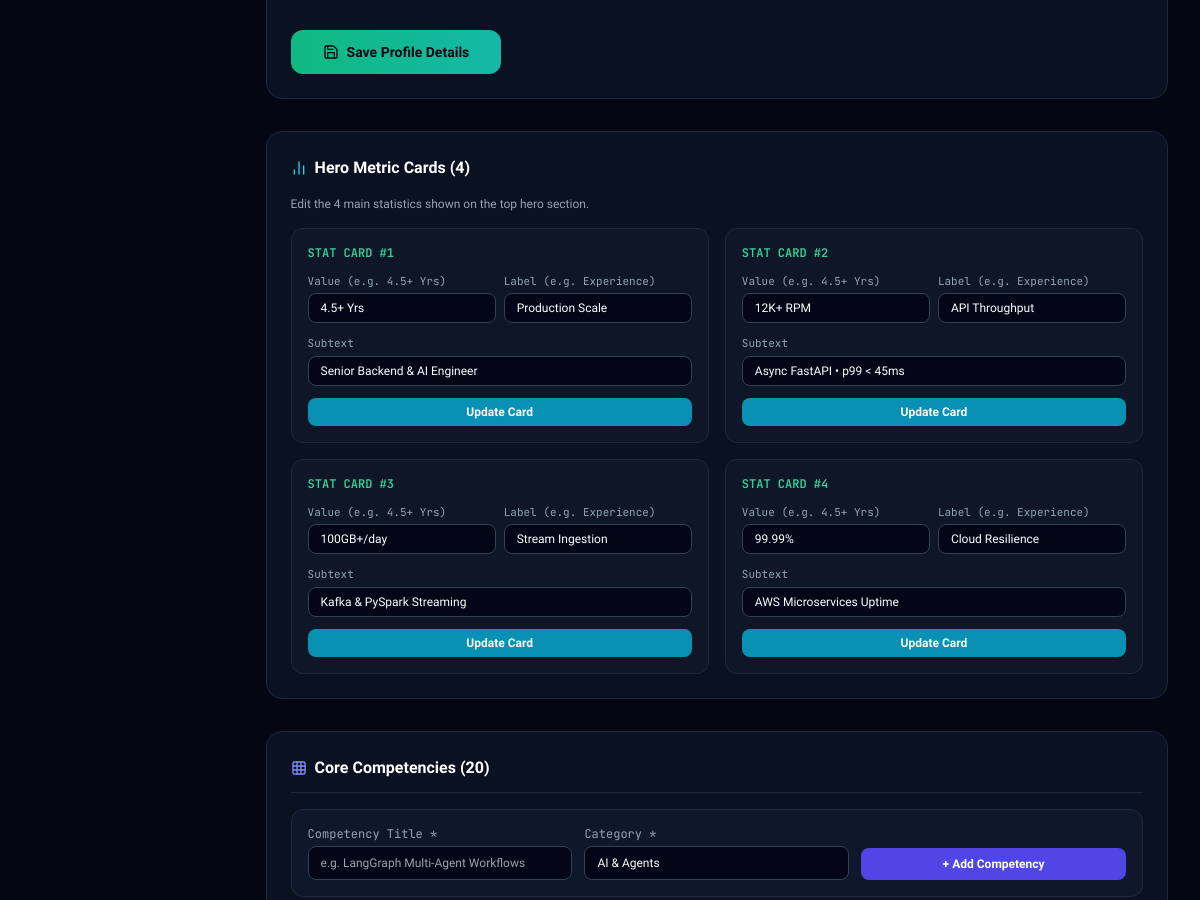
The page /admin/profile (signed in, middle part) on the database as committed earlier.
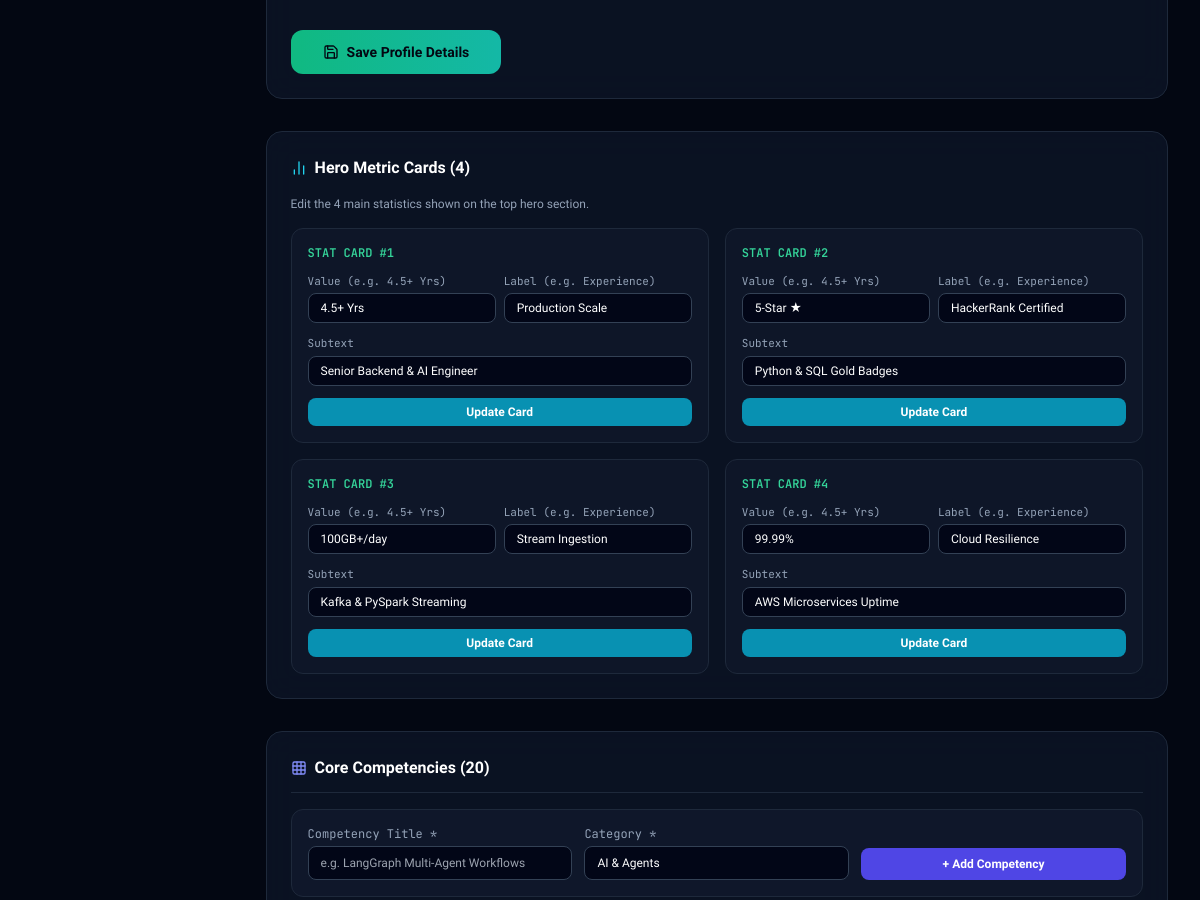
The same page on the database as committed later.
### app/models/profile.py (models this page shows)
class MetricStat(Base):
    __tablename__ = "metric_stats"
    id = Column(Integer, primary_key=True, index=True)
    label = Column(String(100), nullable=False)
    value = Column(String(50), nullable=False)
    subtext = Column(String(150), nullable=True)
    icon = Column(String(50), default="activity")
    display_order = Column(Integer, default=0)

### app/admin/router.py (the view)
@admin_router.get("/profile", response_class=HTMLResponse)
async def admin_profile_view(
    request: Request,
    admin_user: str = Depends(require_admin),
    db: Session = Depends(get_db),
):
    profile = PortfolioService.get_profile(db)
    metrics = PortfolioService.get_metrics(db)
    competencies = PortfolioService.get_core_competencies(db)
    return templates.TemplateResponse(
        request=request,
        name="admin/profile.html",
        context={
            "admin_user": admin_user,
            "profile": profile,
            "metrics": metrics,
            "competencies": competencies,
            "msg": None,
        },
    )

### app/templates/admin/profile.html (shortened to what this page needs)
{% extends "admin/base.html" %}
{% block content %}
<div class="space-y-8">
    <form action="/admin/profile" method="post" class="glass-panel rounded-2xl p-6 border border-slate-800 space-y-6">
        <div>
        </div>
        <button type="submit" class="px-8 py-3 rounded-xl font-semibold text-sm bg-gradient-to-r from-emerald-500 to-teal-500 hover:from-emerald-600 hover:to-teal-600 text-dark-950 transition flex items-center gap-2">
            <i data-lucide="save" class="w-4 h-4"></i> Save Profile Details
        </button>
    </form>
    <div class="glass-panel rounded-2xl p-6 border border-slate-800 space-y-4">
        <h2 class="font-bold text-base text-white flex items-center gap-2">
            <i data-lucide="bar-chart-2" class="w-4 h-4 text-cyan-400"></i> Hero Metric Cards ({{ metrics|length }})
        </h2>
        <p class="text-xs text-slate-400">Edit the 4 main statistics shown on the top hero section.</p>
        <div class="grid grid-cols-1 sm:grid-cols-2 gap-4">
            {% for m in metrics %}
            <form action="/admin/metrics/edit/{{ m.id }}" method="post" class="p-4 rounded-xl bg-slate-900/90 border border-slate-800 space-y-3">
                <div class="text-xs font-mono text-emerald-400 font-semibold uppercase">Stat Card #{{ m.id }}</div>
                <div class="grid grid-cols-2 gap-2">
                    <div>
                        <label class="block text-[11px] font-mono text-slate-400 mb-1">Value (e.g. 4.5+ Yrs)</label>
                        <input type="text" name="value" value="{{ m.value }}" required class="w-full px-3 py-1.5 rounded-lg bg-slate-950 border border-slate-700 text-xs text-white">
                    </div>
                    <div>
                        <label class="block text-[11px] font-mono text-slate-400 mb-1">Label (e.g. Experience)</label>
                        <input type="text" name="label" value="{{ m.label }}" required class="w-full px-3 py-1.5 rounded-lg bg-slate-950 border border-slate-700 text-xs text-white">
                    </div>
                </div>
                <div>
                    <label class="block text-[11px] font-mono text-slate-400 mb-1">Subtext</label>
                    <input type="text" name="subtext" value="{{ m.subtext or '' }}" class="w-full px-3 py-1.5 rounded-lg bg-slate-950 border border-slate-700 text-xs text-white">
                </div>
                <button type="submit" class="w-full py-1.5 rounded-lg text-xs font-semibold bg-cyan-600 hover:bg-cyan-500 text-white transition">
                    Update Card
                </button>
            </form>
            {% endfor %}
        </div>
    </div>
    <div class="glass-panel rounded-2xl p-6 border border-slate-800 space-y-4">
        <div class="flex items-center justify-between border-b border-slate-800 pb-3">
            <h2 class="font-bold text-base text-white flex items-center gap-2">
                <i data-lucide="grid" class="w-4 h-4 text-indigo-400"></i> Core Competencies ({{ competencies|length }})
            </h2>
        </div>
        <form action="/admin/competencies/add" method="post" class="p-4 rounded-xl bg-slate-900 border border-slate-800 grid grid-cols-1 sm:grid-cols-3 gap-3 items-end">
            <div>
                <label class="block text-xs font-mono text-slate-400 mb-1">Competency Title *</label>
                <input type="text" name="title" required placeholder="e.g. LangGraph Multi-Agent Workflows" class="w-full px-3 py-2 rounded-lg bg-slate-950 border border-slate-700 text-xs text-white">
            </div>
            <div>
                <label class="block text-xs font-mono text-slate-400 mb-1">Category *</label>
                <input type="text" name="category" required value="AI & Agents" placeholder="Core Backend / Architecture" class="w-full px-3 py-2 rounded-lg bg-slate-950 border border-slate-700 text-xs text-white">
            </div>
            <button type="submit" class="py-2 rounded-lg text-xs font-semibold bg-indigo-600 hover:bg-indigo-500 text-white transition">
                + Add Competency
            </button>
        </form>
    </div>
</div>
{% endblock %}

Rows that differ between the two databases and show on the page:
changed MetricStat id 2: value "12K+ RPM" → "5-Star ★"; label "API Throughput" → "HackerRank Certified"; subtext "Async FastAPI • p99 < 45ms" → "Python & SQL Gold Badges"
